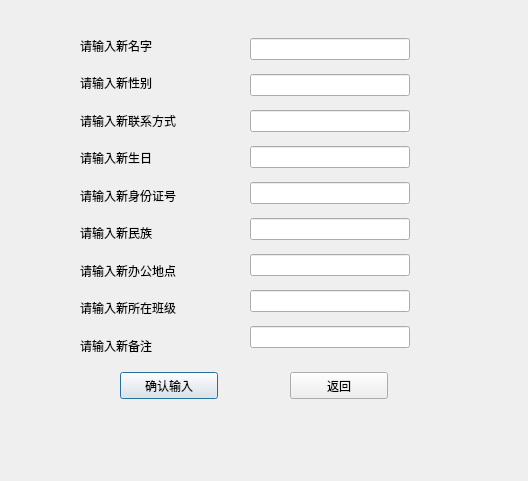
<?xml version="1.0" encoding="UTF-8"?>
<ui version="4.0">
 <class>teacher_alt</class>
 <widget class="QDialog" name="teacher_alt">
  <property name="geometry">
   <rect>
    <x>0</x>
    <y>0</y>
    <width>528</width>
    <height>481</height>
   </rect>
  </property>
  <property name="windowTitle">
   <string>Dialog</string>
  </property>
  <widget class="QPushButton" name="up_buto">
   <property name="geometry">
    <rect>
     <x>120</x>
     <y>372</y>
     <width>98</width>
     <height>27</height>
    </rect>
   </property>
   <property name="text">
    <string>确认输入</string>
   </property>
  </widget>
  <widget class="QWidget" name="verticalLayoutWidget_2">
   <property name="geometry">
    <rect>
     <x>80</x>
     <y>30</y>
     <width>160</width>
     <height>331</height>
    </rect>
   </property>
   <layout class="QVBoxLayout" name="verticalLayout_2">
    <item>
     <widget class="QLabel" name="label_2">
      <property name="text">
       <string>请输入新名字</string>
      </property>
     </widget>
    </item>
    <item>
     <widget class="QLabel" name="label_4">
      <property name="text">
       <string>请输入新性别</string>
      </property>
     </widget>
    </item>
    <item>
     <widget class="QLabel" name="label_5">
      <property name="text">
       <string>请输入新联系方式</string>
      </property>
     </widget>
    </item>
    <item>
     <widget class="QLabel" name="label_6">
      <property name="text">
       <string>请输入新生日</string>
      </property>
     </widget>
    </item>
    <item>
     <widget class="QLabel" name="label_7">
      <property name="text">
       <string>请输入新身份证号</string>
      </property>
     </widget>
    </item>
    <item>
     <widget class="QLabel" name="label_3">
      <property name="text">
       <string>请输入新民族</string>
      </property>
     </widget>
    </item>
    <item>
     <widget class="QLabel" name="label_9">
      <property name="text">
       <string>请输入新办公地点</string>
      </property>
     </widget>
    </item>
    <item>
     <widget class="QLabel" name="label_10">
      <property name="text">
       <string>请输入新所在班级</string>
      </property>
     </widget>
    </item>
    <item>
     <widget class="QLabel" name="label_8">
      <property name="text">
       <string>请输入新备注</string>
      </property>
     </widget>
    </item>
   </layout>
  </widget>
  <widget class="QPushButton" name="ret">
   <property name="geometry">
    <rect>
     <x>290</x>
     <y>372</y>
     <width>98</width>
     <height>27</height>
    </rect>
   </property>
   <property name="text">
    <string>返回</string>
   </property>
  </widget>
  <widget class="QWidget" name="verticalLayoutWidget">
   <property name="geometry">
    <rect>
     <x>250</x>
     <y>30</y>
     <width>160</width>
     <height>326</height>
    </rect>
   </property>
   <layout class="QVBoxLayout" name="verticalLayout">
    <item>
     <widget class="QLineEdit" name="n_name"/>
    </item>
    <item>
     <widget class="QLineEdit" name="n_sex"/>
    </item>
    <item>
     <widget class="QLineEdit" name="n_phonum"/>
    </item>
    <item>
     <widget class="QLineEdit" name="n_birth"/>
    </item>
    <item>
     <widget class="QLineEdit" name="n_idNumber"/>
    </item>
    <item>
     <widget class="QLineEdit" name="n_nation"/>
    </item>
    <item>
     <widget class="QLineEdit" name="n_workp"/>
    </item>
    <item>
     <widget class="QLineEdit" name="n_class"/>
    </item>
    <item>
     <widget class="QLineEdit" name="n_remarks"/>
    </item>
   </layout>
  </widget>
 </widget>
 <resources/>
 <connections/>
</ui>
